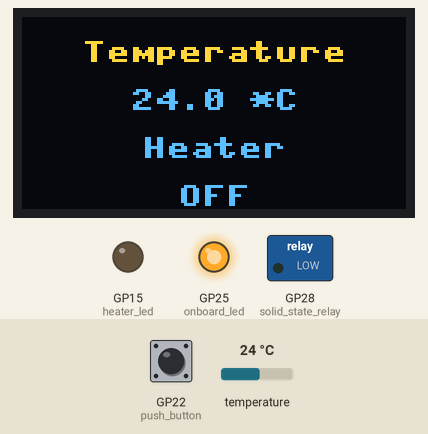
This program was run on a simulated Raspberry Pi Pico running MicroPython. On the bench: 128×64 one-colour display, switched loads named in the program (green lamp = pin HIGH), output pins drawn as LEDs (lit = HIGH). The test bench sets the inputs (shaded band); at power-on: GP22 (push_button) LOW, temperature 24 °C. The OLED is the two-colour kind (top 16 rows yellow); WiFi joins after 1.5 s; values from a settings file that is not in the repository are placeholders; library files of the repository ran but are not shown: ssd1306.py; what the program prints to the serial console is not drawn.

Above: at 6.4 s.
6.5 s: GP22 (push_button) pulled HIGH for 3 s
At 9.6 s:
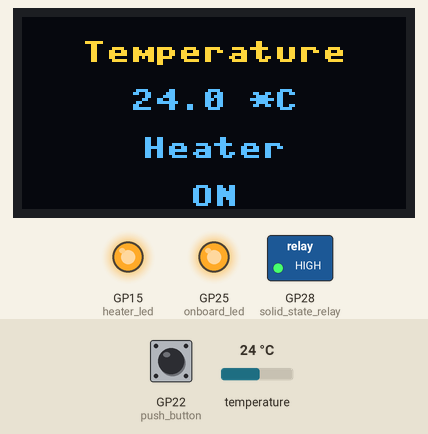
13.1 s: temperature set to 12 °C
At 15.1 s:
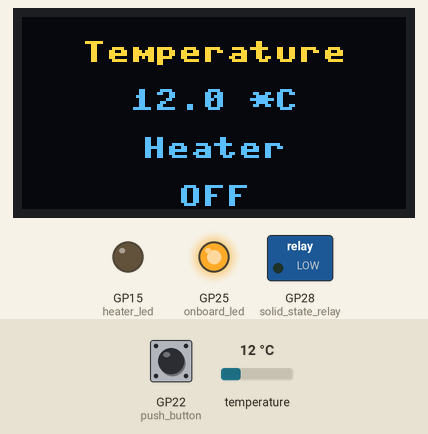
16.6 s: temperature set to 19 °C
21.6 s: GP22 (push_button) pulled HIGH for 3 s
At 23.4 s:
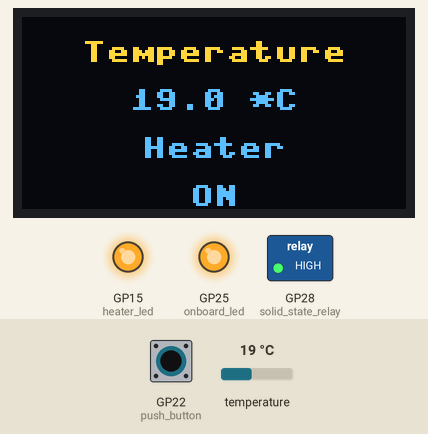
27.2 s: temperature set to 28 °C
At 29.0 s:
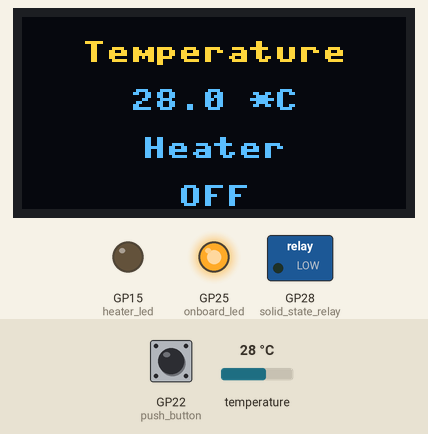
Timing chart, 0 to 30.5 s (numbered marks = the images above; inputs shaded):
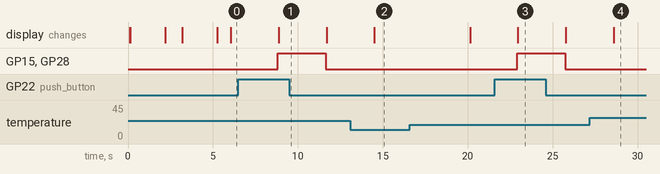

The program:

main.py
```python
from machine import Pin, UART, I2C
#ref.: https://www.youtube.com/watch?v=y2EDhzDiPTE
#ref.: https://github.com/ahmadlogs/rpi-pico-upy/tree/main/gps2-rpi-pico

#Import utime library to implement delay
import utime, time
import network

#________________________________________________________
from ssd1306 import SSD1306_I2C
#https://github.com/stlehmann/micropython-ssd1306

import onewire, ds18x20

from secrets import secrets

onboard_led = Pin("LED", Pin.OUT)
onboard_led.on()

heater_led = Pin(15, Pin.OUT)
heater_led.off()


##########################################################
#Oled I2C connection
#i2c=I2C(0,sda=Pin(0), scl=Pin(1), freq=400000)
#oled = SSD1306_I2C(128, 64, i2c)

#oled.fill(0)
#oled.text("No Data", 0, 0)
#oled.show()
#utime.sleep(1)

ds_pin = machine.Pin(18)

ds_sensor = ds18x20.DS18X20(onewire.OneWire(ds_pin))

roms = ds_sensor.scan()

print('Found DS devices: ', roms)

WIDTH  = 128                                            # oled display width
HEIGHT = 64                                             # oled display height

sda=machine.Pin(8)
scl=machine.Pin(9)
i2c = I2C(0, sda=sda, scl=scl, freq=200000)

print('Scan i2c bus...')
devices = i2c.scan()

if len(devices) == 0:
    print("No i2c device !")
else:
    print('i2c devices found:',len(devices))

for device in devices:
    print("Decimal address: ",device," | Hexa address: ",hex(device))

print("I2C Address      : "+hex(i2c.scan()[0]).upper()) # Display device address
print("I2C Configuration: "+str(i2c))                   # Display I2C config

oled = SSD1306_I2C(WIDTH, HEIGHT, i2c)                  # Init oled display

oled.fill(0)
oled.rotate(False)
oled.text("Battery Heater", 0, 0)
oled.show()


#network declaration
# Set country to avoid possible errors / https://randomnerdtutorials.com/micropython-mqtt-esp32-esp8266/
rp2.country('CA')

wlan = network.WLAN(network.STA_IF)
wlan.active(True)

#connect using ssid
wlan.connect(secrets['ssid'],secrets['password'])
while not wlan.isconnected():
    #machine.idle() # save power while waiting
    print('Waiting for connection...')
    utime.sleep(1.0)
ip = wlan.ifconfig()[0]
print(f'IP Address: {ip}')

oled.fill(0)
oled.text("IP Address", 0, 0)
oled.text(ip, 0, 16)
#oled.rotate(True)
oled.show()

utime.sleep(1)

oled.poweroff()

oled.fill(0)
oled.text("IP Address", 0, 0)
oled.text(ip, 0, 16)
#oled.rotate(False)
oled.show()

utime.sleep(2)

oled.poweron()


push_button = Pin(22, Pin.IN)  # 22 number pin is input

solid_state_relay = Pin(28, Pin.OUT)
solid_state_relay.value(0)

try:
    while True:
        logic_state = push_button.value()

        ds_sensor.convert_temp()
        time.sleep_ms(750)

        for rom in roms:
            print(rom)
            print(ds_sensor.read_temp(rom))

        # Clear the oled display in case it has junk on it.
        oled.fill(0)

        # Add some text
        oled.text("Temperature",20,8)
        oled.text(str(round(ds_sensor.read_temp(rom),1)),36,24)
        oled.text("*C",76,24)
        oled.text("Heater",40,40)
        if logic_state == True:
            heater_led.on()
            oled.text("ON",56, 56)
            solid_state_relay.value(1)
        else:
            solid_state_relay.value(0)
            oled.text("OFF",52, 56)
            heater_led.off()


        # Finally update the oled display so the image & text is displayed
        oled.show()
        utime.sleep(2)

finally:
    # Clear the oled display in case it has junk on it.
    solid_state_relay.value(0)
    oled.fill(0)
    oled.show()
    onboard_led.off()
    heater_led.off()
```

Measured:
- after the input at 6.5 s, GP15 (heater_led), GP28 (solid_state_relay): LOW → HIGH after 2.3 s, → LOW 2.8 s later; the display: changes after 2.4 s (image 1)
- after the input at 13.1 s, the display: changes after 1.4 s (image 2)
- after the input at 21.6 s, GP15 (heater_led), GP28 (solid_state_relay): LOW → HIGH after 1.3 s, → LOW 2.8 s later; the display: changes after 1.4 s (image 3)
- after the input at 27.2 s, the display: changes after 1.4 s (image 4)
